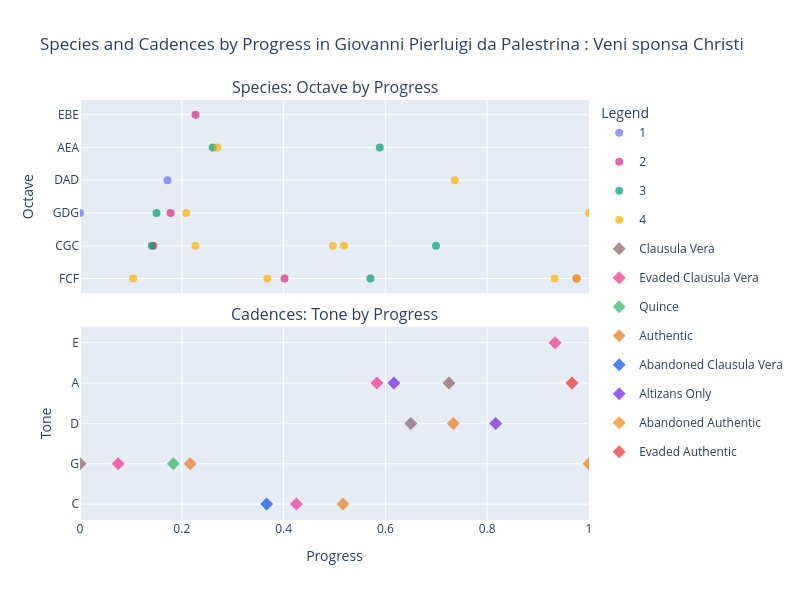

Notebook cell for this chart:
### Markdown cell above
## 6e.  Melodic Leaps:  Species

### Code cell
piece = importScore(path)
# cadences

limit_to_main_cadence_types = True
cadence_df = piece.cadences()
cadence_df['Composer'] = piece.metadata['composer'] 
cadence_df['Title'] = piece.metadata['title']
selected_types = ['Clausula Vera', 'Authentic', 'Phrygian Clausula Vera', 'Phrygian']
if limit_to_main_cadence_types:

    cadences_df = cadence_df[cadence_df['CadType'].isin(selected_types)]
else:
    pass
# 

# species
species_df = find_species(piece, limit_to_entries=False, species_intervals = ['5', '-5', '4', '-4'])

# plot
plot_species_cadences(species_df, cadence_df, 
                    piece.metadata['composer'], 
                    piece.metadata['title'])

### Figure 1 — Plotly figure (JSON) as saved in the notebook; plotly's stock layout.template omitted (floating-point values rounded to 4 significant figures)
{"data": [{"customdata": [["Giovanni Pierluigi da Palestrina", "Veni sponsa Christi", 4, "G_5", "G/D"], ["Giovanni Pierluigi da Palestrina", "Veni sponsa Christi", 8, null, null], ["Giovanni Pierluigi da Palestrina", "Veni sponsa Christi", 9, null, null], ["Giovanni Pierluigi da Palestrina", "Veni sponsa Christi", 9, null, null], ["Giovanni Pierluigi da Palestrina", "Veni sponsa Christi", 10, null, null], ["Giovanni Pierluigi da Palestrina", "Veni sponsa Christi", 11, "A_4", "A/D"], ["Giovanni Pierluigi da Palestrina", "Veni sponsa Christi", 11, null, null], ["Giovanni Pierluigi da Palestrina", "Veni sponsa Christi", 12, null, null], ["Giovanni Pierluigi da Palestrina", "Veni sponsa Christi", 13, null, null], ["Giovanni Pierluigi da Palestrina", "Veni sponsa Christi", 14, null, null], ["Giovanni Pierluigi da Palestrina", "Veni sponsa Christi", 15, null, null], ["Giovanni Pierluigi da Palestrina", "Veni sponsa Christi", 19, null, null], ["Giovanni Pierluigi da Palestrina", "Veni sponsa Christi", 20, null, null], ["Giovanni Pierluigi da Palestrina", "Veni sponsa Christi", 24, null, null], ["Giovanni Pierluigi da Palestrina", "Veni sponsa Christi", 25, null, null], ["Giovanni Pierluigi da Palestrina", "Veni sponsa Christi", 27, null, null], ["Giovanni Pierluigi da Palestrina", "Veni sponsa Christi", 28, null, null], ["Giovanni Pierluigi da Palestrina", "Veni sponsa Christi", 32, null, null], ["Giovanni Pierluigi da Palestrina", "Veni sponsa Christi", 34, null, null], ["Giovanni Pierluigi da Palestrina", "Veni sponsa Christi", 42, null, null], ["Giovanni Pierluigi da Palestrina", "Veni sponsa Christi", 43, null, null], ["Giovanni Pierluigi da Palestrina", "Veni sponsa Christi", 44, null, null]], "hovertemplate": "Voice=1<br>Progress=%{x}<br>Octave=%{y}<br>composer=%{customdata[0]}<br>title=%{customdata[1]}<br>Measure=%{customdata[2]}<br>Interval=%{customdata[3]}<br>Species=%{customdata[4]}<extra></extra>", "legendgroup": "1", "marker": {"color": "#636EFA", "opacity": 0.7, "size": 8, "symbol": "circle"}, "mode": "markers", "name": "1", "orientation": "h", "showlegend": true, "type": "scatter", "x": [0, 0.1043, 0.1411, 0.1442, 0.1503, 0.1718, 0.1779, 0.2086, 0.227, 0.2607, 0.2699, 0.3681, 0.4018, 0.4969, 0.5184, 0.5706, 0.589, 0.6994, 0.7362, 0.9325, 0.9755, 1], "xaxis": "x", "y": ["GDG", null, null, null, null, "DAD", null, null, null, null, null, null, null, null, null, null, null, null, null, null, null, null], "yaxis": "y"}, {"customdata": [["Giovanni Pierluigi da Palestrina", "Veni sponsa Christi", 4, null, null], ["Giovanni Pierluigi da Palestrina", "Veni sponsa Christi", 8, null, null], ["Giovanni Pierluigi da Palestrina", "Veni sponsa Christi", 9, null, null], ["Giovanni Pierluigi da Palestrina", "Veni sponsa Christi", 9, "G_4", "G/C"], ["Giovanni Pierluigi da Palestrina", "Veni sponsa Christi", 10, null, null], ["Giovanni Pierluigi da Palestrina", "Veni sponsa Christi", 11, null, null], ["Giovanni Pierluigi da Palestrina", "Veni sponsa Christi", 11, "G_-4", "G/D"], ["Giovanni Pierluigi da Palestrina", "Veni sponsa Christi", 12, null, null], ["Giovanni Pierluigi da Palestrina", "Veni sponsa Christi", 13, "B_4", "B/E"], ["Giovanni Pierluigi da Palestrina", "Veni sponsa Christi", 14, null, null], ["Giovanni Pierluigi da Palestrina", "Veni sponsa Christi", 15, null, null], ["Giovanni Pierluigi da Palestrina", "Veni sponsa Christi", 19, null, null], ["Giovanni Pierluigi da Palestrina", "Veni sponsa Christi", 20, "F_-4", "F/C"], ["Giovanni Pierluigi da Palestrina", "Veni sponsa Christi", 24, null, null], ["Giovanni Pierluigi da Palestrina", "Veni sponsa Christi", 25, null, null], ["Giovanni Pierluigi da Palestrina", "Veni sponsa Christi", 27, null, null], ["Giovanni Pierluigi da Palestrina", "Veni sponsa Christi", 28, null, null], ["Giovanni Pierluigi da Palestrina", "Veni sponsa Christi", 32, null, null], ["Giovanni Pierluigi da Palestrina", "Veni sponsa Christi", 34, null, null], ["Giovanni Pierluigi da Palestrina", "Veni sponsa Christi", 42, null, null], ["Giovanni Pierluigi da Palestrina", "Veni sponsa Christi", 43, "C_4", "C/F"], ["Giovanni Pierluigi da Palestrina", "Veni sponsa Christi", 44, null, null]], "hovertemplate": "Voice=2<br>Progress=%{x}<br>Octave=%{y}<br>composer=%{customdata[0]}<br>title=%{customdata[1]}<br>Measure=%{customdata[2]}<br>Interval=%{customdata[3]}<br>Species=%{customdata[4]}<extra></extra>", "legendgroup": "2", "marker": {"color": "#DC267F", "opacity": 0.7, "size": 8, "symbol": "circle"}, "mode": "markers", "name": "2", "orientation": "h", "showlegend": true, "type": "scatter", "x": [0, 0.1043, 0.1411, 0.1442, 0.1503, 0.1718, 0.1779, 0.2086, 0.227, 0.2607, 0.2699, 0.3681, 0.4018, 0.4969, 0.5184, 0.5706, 0.589, 0.6994, 0.7362, 0.9325, 0.9755, 1], "xaxis": "x", "y": [null, null, null, "CGC", null, null, "GDG", null, "EBE", null, null, null, "FCF", null, null, null, null, null, null, null, "FCF", null], "yaxis": "y"}, {"customdata": [["Giovanni Pierluigi da Palestrina", "Veni sponsa Christi", 4, null, null], ["Giovanni Pierluigi da Palestrina", "Veni sponsa Christi", 8, null, null], ["Giovanni Pierluigi da Palestrina", "Veni sponsa Christi", 9, "G_-5", "G/C"], ["Giovanni Pierluigi da Palestrina", "Veni sponsa Christi", 9, null, null], ["Giovanni Pierluigi da Palestrina", "Veni sponsa Christi", 10, "D_-5", "D/G"], ["Giovanni Pierluigi da Palestrina", "Veni sponsa Christi", 11, null, null], ["Giovanni Pierluigi da Palestrina", "Veni sponsa Christi", 11, null, null], ["Giovanni Pierluigi da Palestrina", "Veni sponsa Christi", 12, null, null], ["Giovanni Pierluigi da Palestrina", "Veni sponsa Christi", 13, null, null], ["Giovanni Pierluigi da Palestrina", "Veni sponsa Christi", 14, "E_-5", "E/A"], ["Giovanni Pierluigi da Palestrina", "Veni sponsa Christi", 15, null, null], ["Giovanni Pierluigi da Palestrina", "Veni sponsa Christi", 19, null, null], ["Giovanni Pierluigi da Palestrina", "Veni sponsa Christi", 20, null, null], ["Giovanni Pierluigi da Palestrina", "Veni sponsa Christi", 24, null, null], ["Giovanni Pierluigi da Palestrina", "Veni sponsa Christi", 25, null, null], ["Giovanni Pierluigi da Palestrina", "Veni sponsa Christi", 27, "C_4", "C/F"], ["Giovanni Pierluigi da Palestrina", "Veni sponsa Christi", 28, "E_-5", "E/A"], ["Giovanni Pierluigi da Palestrina", "Veni sponsa Christi", 32, "G_-5", "G/C"], ["Giovanni Pierluigi da Palestrina", "Veni sponsa Christi", 34, null, null], ["Giovanni Pierluigi da Palestrina", "Veni sponsa Christi", 42, null, null], ["Giovanni Pierluigi da Palestrina", "Veni sponsa Christi", 43, null, null], ["Giovanni Pierluigi da Palestrina", "Veni sponsa Christi", 44, null, null]], "hovertemplate": "Voice=3<br>Progress=%{x}<br>Octave=%{y}<br>composer=%{customdata[0]}<br>title=%{customdata[1]}<br>Measure=%{customdata[2]}<br>Interval=%{customdata[3]}<br>Species=%{customdata[4]}<extra></extra>", "legendgroup": "3", "marker": {"color": "#009E73", "opacity": 0.7, "size": 8, "symbol": "circle"}, "mode": "markers", "name": "3", "orientation": "h", "showlegend": true, "type": "scatter", "x": [0, 0.1043, 0.1411, 0.1442, 0.1503, 0.1718, 0.1779, 0.2086, 0.227, 0.2607, 0.2699, 0.3681, 0.4018, 0.4969, 0.5184, 0.5706, 0.589, 0.6994, 0.7362, 0.9325, 0.9755, 1], "xaxis": "x", "y": [null, null, "CGC", null, "GDG", null, null, null, null, "AEA", null, null, null, null, null, "FCF", "AEA", "CGC", null, null, null, null], "yaxis": "y"}, {"customdata": [["Giovanni Pierluigi da Palestrina", "Veni sponsa Christi", 4, null, null], ["Giovanni Pierluigi da Palestrina", "Veni sponsa Christi", 8, "C_-5", "C/F"], ["Giovanni Pierluigi da Palestrina", "Veni sponsa Christi", 9, null, null], ["Giovanni Pierluigi da Palestrina", "Veni sponsa Christi", 9, null, null], ["Giovanni Pierluigi da Palestrina", "Veni sponsa Christi", 10, null, null], ["Giovanni Pierluigi da Palestrina", "Veni sponsa Christi", 11, null, null], ["Giovanni Pierluigi da Palestrina", "Veni sponsa Christi", 11, null, null], ["Giovanni Pierluigi da Palestrina", "Veni sponsa Christi", 12, "D_-5", "D/G"], ["Giovanni Pierluigi da Palestrina", "Veni sponsa Christi", 13, "G_-5", "G/C"], ["Giovanni Pierluigi da Palestrina", "Veni sponsa Christi", 14, null, null], ["Giovanni Pierluigi da Palestrina", "Veni sponsa Christi", 15, "A_-4", "A/E"], ["Giovanni Pierluigi da Palestrina", "Veni sponsa Christi", 19, "F_-4", "F/C"], ["Giovanni Pierluigi da Palestrina", "Veni sponsa Christi", 20, null, null], ["Giovanni Pierluigi da Palestrina", "Veni sponsa Christi", 24, "C_-4", "C/G"], ["Giovanni Pierluigi da Palestrina", "Veni sponsa Christi", 25, "G_-5", "G/C"], ["Giovanni Pierluigi da Palestrina", "Veni sponsa Christi", 27, null, null], ["Giovanni Pierluigi da Palestrina", "Veni sponsa Christi", 28, null, null], ["Giovanni Pierluigi da Palestrina", "Veni sponsa Christi", 32, null, null], ["Giovanni Pierluigi da Palestrina", "Veni sponsa Christi", 34, "A_-5", "A/D"], ["Giovanni Pierluigi da Palestrina", "Veni sponsa Christi", 42, "F_-4", "F/C"], ["Giovanni Pierluigi da Palestrina", "Veni sponsa Christi", 43, "F_-4", "F/C"], ["Giovanni Pierluigi da Palestrina", "Veni sponsa Christi", 44, "D_4", "D/G"]], "hovertemplate": "Voice=4<br>Progress=%{x}<br>Octave=%{y}<br>composer=%{customdata[0]}<br>title=%{customdata[1]}<br>Measure=%{customdata[2]}<br>Interval=%{customdata[3]}<br>Species=%{customdata[4]}<extra></extra>", "legendgroup": "4", "marker": {"color": "#FFB000", "opacity": 0.7, "size": 8, "symbol": "circle"}, "mode": "markers", "name": "4", "orientation": "h", "showlegend": true, "type": "scatter", "x": [0, 0.1043, 0.1411, 0.1442, 0.1503, 0.1718, 0.1779, 0.2086, 0.227, 0.2607, 0.2699, 0.3681, 0.4018, 0.4969, 0.5184, 0.5706, 0.589, 0.6994, 0.7362, 0.9325, 0.9755, 1], "xaxis": "x", "y": [null, "FCF", null, null, null, null, null, "GDG", "CGC", null, "AEA", "FCF", null, "CGC", "CGC", null, null, null, "DAD", "FCF", "FCF", "GDG"], "yaxis": "y"}, {"customdata": [["Giovanni Pierluigi da Palestrina", "Veni sponsa Christi", "Clausula Vera"], ["Giovanni Pierluigi da Palestrina", "Veni sponsa Christi", "Clausula Vera"], ["Giovanni Pierluigi da Palestrina", "Veni sponsa Christi", "Clausula Vera"]], "hovertemplate": "CadType=%{customdata[2]}<br>Progress=%{x}<br>Tone=%{y}<br>Composer=%{customdata[0]}<br>Title=%{customdata[1]}<extra></extra>", "legendgroup": "Clausula Vera", "marker": {"color": "#977277", "opacity": 0.8, "size": 10, "symbol": "diamond"}, "mode": "markers", "name": "Clausula Vera", "orientation": "h", "showlegend": true, "type": "scatter", "x": [0, 0.65, 0.725], "xaxis": "x2", "y": ["G", "D", "A"], "yaxis": "y2"}, {"customdata": [["Giovanni Pierluigi da Palestrina", "Veni sponsa Christi", "Evaded Clausula Vera"], ["Giovanni Pierluigi da Palestrina", "Veni sponsa Christi", "Evaded Clausula Vera"], ["Giovanni Pierluigi da Palestrina", "Veni sponsa Christi", "Evaded Clausula Vera"], ["Giovanni Pierluigi da Palestrina", "Veni sponsa Christi", "Evaded Clausula Vera"], ["Giovanni Pierluigi da Palestrina", "Veni sponsa Christi", "Evaded Clausula Vera"], ["Giovanni Pierluigi da Palestrina", "Veni sponsa Christi", "Evaded Clausula Vera"]], "hovertemplate": "CadType=%{customdata[2]}<br>Progress=%{x}<br>Tone=%{y}<br>Composer=%{customdata[0]}<br>Title=%{customdata[1]}<extra></extra>", "legendgroup": "Evaded Clausula Vera", "marker": {"color": "#EC4899", "opacity": 0.8, "size": 10, "symbol": "diamond"}, "mode": "markers", "name": "Evaded Clausula Vera", "orientation": "h", "showlegend": true, "type": "scatter", "x": [0.075, 0.425, 0.4958, 0.5833, 0.8667, 0.9333], "xaxis": "x2", "y": ["G", "C", null, "A", null, "E"], "yaxis": "y2"}, {"customdata": [["Giovanni Pierluigi da Palestrina", "Veni sponsa Christi", "Quince"]], "hovertemplate": "CadType=%{customdata[2]}<br>Progress=%{x}<br>Tone=%{y}<br>Composer=%{customdata[0]}<br>Title=%{customdata[1]}<extra></extra>", "legendgroup": "Quince", "marker": {"color": "#48BB78", "opacity": 0.8, "size": 10, "symbol": "diamond"}, "mode": "markers", "name": "Quince", "orientation": "h", "showlegend": true, "type": "scatter", "x": [0.1833], "xaxis": "x2", "y": ["G"], "yaxis": "y2"}, {"customdata": [["Giovanni Pierluigi da Palestrina", "Veni sponsa Christi", "Authentic"], ["Giovanni Pierluigi da Palestrina", "Veni sponsa Christi", "Authentic"], ["Giovanni Pierluigi da Palestrina", "Veni sponsa Christi", "Authentic"], ["Giovanni Pierluigi da Palestrina", "Veni sponsa Christi", "Authentic"]], "hovertemplate": "CadType=%{customdata[2]}<br>Progress=%{x}<br>Tone=%{y}<br>Composer=%{customdata[0]}<br>Title=%{customdata[1]}<extra></extra>", "legendgroup": "Authentic", "marker": {"color": "#ED8936", "opacity": 0.8, "size": 10, "symbol": "diamond"}, "mode": "markers", "name": "Authentic", "orientation": "h", "showlegend": true, "type": "scatter", "x": [0.2167, 0.5167, 0.7333, 1], "xaxis": "x2", "y": ["G", "C", "D", "G"], "yaxis": "y2"}, {"customdata": [["Giovanni Pierluigi da Palestrina", "Veni sponsa Christi", "Abandoned Clausula Vera"]], "hovertemplate": "CadType=%{customdata[2]}<br>Progress=%{x}<br>Tone=%{y}<br>Composer=%{customdata[0]}<br>Title=%{customdata[1]}<extra></extra>", "legendgroup": "Abandoned Clausula Vera", "marker": {"color": "#2563EB", "opacity": 0.8, "size": 10, "symbol": "diamond"}, "mode": "markers", "name": "Abandoned Clausula Vera", "orientation": "h", "showlegend": true, "type": "scatter", "x": [0.3667], "xaxis": "x2", "y": ["C"], "yaxis": "y2"}, {"customdata": [["Giovanni Pierluigi da Palestrina", "Veni sponsa Christi", "Altizans Only"], ["Giovanni Pierluigi da Palestrina", "Veni sponsa Christi", "Altizans Only"]], "hovertemplate": "CadType=%{customdata[2]}<br>Progress=%{x}<br>Tone=%{y}<br>Composer=%{customdata[0]}<br>Title=%{customdata[1]}<extra></extra>", "legendgroup": "Altizans Only", "marker": {"color": "#8338EC", "opacity": 0.8, "size": 10, "symbol": "diamond"}, "mode": "markers", "name": "Altizans Only", "orientation": "h", "showlegend": true, "type": "scatter", "x": [0.6167, 0.8167], "xaxis": "x2", "y": ["A", "D"], "yaxis": "y2"}, {"customdata": [["Giovanni Pierluigi da Palestrina", "Veni sponsa Christi", "Abandoned Authentic"]], "hovertemplate": "CadType=%{customdata[2]}<br>Progress=%{x}<br>Tone=%{y}<br>Composer=%{customdata[0]}<br>Title=%{customdata[1]}<extra></extra>", "legendgroup": "Abandoned Authentic", "marker": {"color": "#FF922B", "opacity": 0.8, "size": 10, "symbol": "diamond"}, "mode": "markers", "name": "Abandoned Authentic", "orientation": "h", "showlegend": true, "type": "scatter", "x": [0.7583], "xaxis": "x2", "y": [null], "yaxis": "y2"}, {"customdata": [["Giovanni Pierluigi da Palestrina", "Veni sponsa Christi", "Evaded Authentic"]], "hovertemplate": "CadType=%{customdata[2]}<br>Progress=%{x}<br>Tone=%{y}<br>Composer=%{customdata[0]}<br>Title=%{customdata[1]}<extra></extra>", "legendgroup": "Evaded Authentic", "marker": {"color": "#EF4444", "opacity": 0.8, "size": 10, "symbol": "diamond"}, "mode": "markers", "name": "Evaded Authentic", "orientation": "h", "showlegend": true, "type": "scatter", "x": [0.9667], "xaxis": "x2", "y": ["A"], "yaxis": "y2"}], "layout": {"annotations": [{"font": {"size": 16}, "showarrow": false, "text": "Species: Octave by Progress", "x": 0.5, "xanchor": "center", "xref": "paper", "y": 1, "yanchor": "bottom", "yref": "paper"}, {"font": {"size": 16}, "showarrow": false, "text": "Cadences: Tone by Progress", "x": 0.5, "xanchor": "center", "xref": "paper", "y": 0.46, "yanchor": "bottom", "yref": "paper"}], "height": 600, "legend": {"title": {"text": "Legend"}, "x": 1.02, "xanchor": "left", "y": 1, "yanchor": "top"}, "margin": {"r": 200}, "title": {"text": "Species and Cadences by Progress in Giovanni Pierluigi da Palestrina : Veni sponsa Christi"}, "width": 800, "xaxis": {"anchor": "y", "autorange": false, "domain": [0, 1], "matches": "x2", "range": [0, 1], "showticklabels": false}, "xaxis2": {"anchor": "y2", "autorange": false, "domain": [0, 1], "range": [0, 1], "title": {"text": "Progress"}}, "yaxis": {"anchor": "x", "categoryarray": ["EbBbEb", "BbFBb", "FCF", "CGC", "GDG", "DAD", "AEA", "EBE", "BF#B"], "categoryorder": "array", "domain": [0.54, 1], "dtick": 1, "tickmode": "linear", "title": {"text": "Octave"}}, "yaxis2": {"anchor": "x2", "categoryarray": ["B-", "F", "C", "G", "D", "A", "E"], "categoryorder": "array", "domain": [0, 0.46], "title": {"text": "Tone"}}}}
